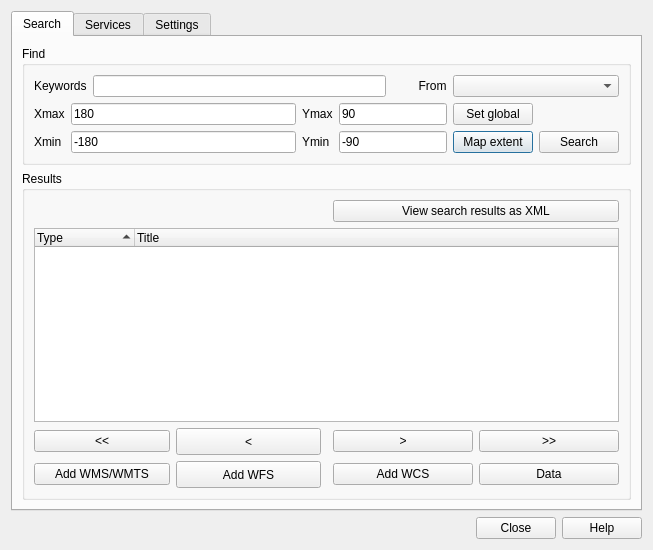
<?xml version="1.0" encoding="UTF-8"?>
<ui version="4.0">
 <class>MetaSearchDialog</class>
 <widget class="QDialog" name="MetaSearchDialog">
  <property name="geometry">
   <rect>
    <x>0</x>
    <y>0</y>
    <width>653</width>
    <height>550</height>
   </rect>
  </property>
  <property name="windowTitle">
   <string>MetaSearch</string>
  </property>
  <layout class="QVBoxLayout" name="verticalLayout">
   <item>
    <widget class="QTabWidget" name="tabWidget">
     <property name="currentIndex">
      <number>0</number>
     </property>
     <widget class="QWidget" name="tabSearch">
      <attribute name="title">
       <string>Search</string>
      </attribute>
      <layout class="QVBoxLayout" name="verticalLayout_2">
       <item>
        <widget class="QGroupBox" name="groupBox">
         <property name="sizePolicy">
          <sizepolicy hsizetype="Expanding" vsizetype="Fixed">
           <horstretch>0</horstretch>
           <verstretch>0</verstretch>
          </sizepolicy>
         </property>
         <property name="title">
          <string>Find</string>
         </property>
         <layout class="QGridLayout" name="gridLayout_3">
          <item row="0" column="1">
           <widget class="QLineEdit" name="leKeywords">
            <property name="sizePolicy">
             <sizepolicy hsizetype="Expanding" vsizetype="Fixed">
              <horstretch>0</horstretch>
              <verstretch>0</verstretch>
             </sizepolicy>
            </property>
           </widget>
          </item>
          <item row="0" column="0">
           <widget class="QLabel" name="label_3">
            <property name="text">
             <string>Keywords</string>
            </property>
           </widget>
          </item>
          <item row="2" column="3" colspan="2">
           <widget class="QPushButton" name="btnCanvasBbox">
            <property name="text">
             <string>Map extent</string>
            </property>
           </widget>
          </item>
          <item row="2" column="5">
           <widget class="QPushButton" name="btnSearch">
            <property name="text">
             <string>Search</string>
            </property>
           </widget>
          </item>
          <item row="1" column="3" colspan="2">
           <widget class="QPushButton" name="btnGlobalBbox">
            <property name="text">
             <string>Set global</string>
            </property>
           </widget>
          </item>
          <item row="0" column="3" colspan="3">
           <widget class="QComboBox" name="cmbConnectionsSearch">
            <property name="sizePolicy">
             <sizepolicy hsizetype="Expanding" vsizetype="Fixed">
              <horstretch>0</horstretch>
              <verstretch>0</verstretch>
             </sizepolicy>
            </property>
           </widget>
          </item>
          <item row="1" column="0" rowspan="2" colspan="3">
           <layout class="QGridLayout" name="gridLayout_2">
            <item row="0" column="0">
             <widget class="QLabel" name="label_4">
              <property name="text">
               <string>Xmax</string>
              </property>
             </widget>
            </item>
            <item row="0" column="1">
             <widget class="QLineEdit" name="leEast">
              <property name="enabled">
               <bool>true</bool>
              </property>
              <property name="minimumSize">
               <size>
                <width>85</width>
                <height>0</height>
               </size>
              </property>
              <property name="text">
               <string>180</string>
              </property>
             </widget>
            </item>
            <item row="0" column="2">
             <widget class="QLabel" name="label_7">
              <property name="text">
               <string>Ymax</string>
              </property>
             </widget>
            </item>
            <item row="0" column="3" colspan="2">
             <widget class="QLineEdit" name="leNorth">
              <property name="minimumSize">
               <size>
                <width>85</width>
                <height>0</height>
               </size>
              </property>
              <property name="text">
               <string>90</string>
              </property>
             </widget>
            </item>
            <item row="1" column="0">
             <widget class="QLabel" name="label_6">
              <property name="text">
               <string>Xmin</string>
              </property>
             </widget>
            </item>
            <item row="1" column="1">
             <widget class="QLineEdit" name="leWest">
              <property name="minimumSize">
               <size>
                <width>85</width>
                <height>0</height>
               </size>
              </property>
              <property name="text">
               <string>-180</string>
              </property>
             </widget>
            </item>
            <item row="1" column="2">
             <widget class="QLabel" name="label_8">
              <property name="text">
               <string>Ymin</string>
              </property>
             </widget>
            </item>
            <item row="1" column="3" colspan="2">
             <widget class="QLineEdit" name="leSouth">
              <property name="minimumSize">
               <size>
                <width>85</width>
                <height>0</height>
               </size>
              </property>
              <property name="text">
               <string>-90</string>
              </property>
             </widget>
            </item>
           </layout>
          </item>
          <item row="0" column="2">
           <widget class="QLabel" name="label">
            <property name="text">
             <string>        From</string>
            </property>
           </widget>
          </item>
         </layout>
        </widget>
       </item>
       <item>
        <widget class="QGroupBox" name="groupBox_2">
         <property name="sizePolicy">
          <sizepolicy hsizetype="Preferred" vsizetype="Expanding">
           <horstretch>0</horstretch>
           <verstretch>0</verstretch>
          </sizepolicy>
         </property>
         <property name="title">
          <string>Results</string>
         </property>
         <layout class="QGridLayout" name="gridLayout_5">
          <item row="0" column="0" colspan="3">
           <widget class="QLabel" name="lblResults">
            <property name="text">
             <string/>
            </property>
           </widget>
          </item>
          <item row="1" column="0" colspan="5">
           <widget class="QTreeWidget" name="treeRecords">
            <property name="toolTip">
             <string>Double click to see full record information</string>
            </property>
            <property name="editTriggers">
             <set>QAbstractItemView::NoEditTriggers</set>
            </property>
            <property name="alternatingRowColors">
             <bool>true</bool>
            </property>
            <property name="rootIsDecorated">
             <bool>false</bool>
            </property>
            <property name="itemsExpandable">
             <bool>false</bool>
            </property>
            <property name="sortingEnabled">
             <bool>true</bool>
            </property>
            <property name="allColumnsShowFocus">
             <bool>true</bool>
            </property>
            <attribute name="headerStretchLastSection">
             <bool>true</bool>
            </attribute>
            <column>
             <property name="text">
              <string>Type</string>
             </property>
            </column>
            <column>
             <property name="text">
              <string>Title</string>
             </property>
            </column>
           </widget>
          </item>
          <item row="2" column="1">
           <widget class="QPushButton" name="btnPrev">
            <property name="minimumSize">
             <size>
              <width>145</width>
              <height>27</height>
             </size>
            </property>
            <property name="text">
             <string>&lt;</string>
            </property>
           </widget>
          </item>
          <item row="0" column="3" colspan="2">
           <widget class="QPushButton" name="btnShowXml">
            <property name="text">
             <string>View search results as XML</string>
            </property>
           </widget>
          </item>
          <item row="2" column="0">
           <widget class="QPushButton" name="btnFirst">
            <property name="text">
             <string>&lt;&lt;</string>
            </property>
           </widget>
          </item>
          <item row="4" column="0">
           <widget class="QPushButton" name="btnAddToWms">
            <property name="sizePolicy">
             <sizepolicy hsizetype="Expanding" vsizetype="Fixed">
              <horstretch>0</horstretch>
              <verstretch>0</verstretch>
             </sizepolicy>
            </property>
            <property name="text">
             <string>Add WMS/WMTS</string>
            </property>
           </widget>
          </item>
          <item row="4" column="1">
           <widget class="QPushButton" name="btnAddToWfs">
            <property name="sizePolicy">
             <sizepolicy hsizetype="Expanding" vsizetype="Fixed">
              <horstretch>0</horstretch>
              <verstretch>0</verstretch>
             </sizepolicy>
            </property>
            <property name="minimumSize">
             <size>
              <width>145</width>
              <height>27</height>
             </size>
            </property>
            <property name="text">
             <string>Add WFS</string>
            </property>
           </widget>
          </item>
          <item row="2" column="4">
           <widget class="QPushButton" name="btnLast">
            <property name="minimumSize">
             <size>
              <width>140</width>
              <height>0</height>
             </size>
            </property>
            <property name="text">
             <string>&gt;&gt;</string>
            </property>
           </widget>
          </item>
          <item row="4" column="3">
           <widget class="QPushButton" name="btnAddToWcs">
            <property name="sizePolicy">
             <sizepolicy hsizetype="Expanding" vsizetype="Fixed">
              <horstretch>0</horstretch>
              <verstretch>0</verstretch>
             </sizepolicy>
            </property>
            <property name="text">
             <string>Add WCS</string>
            </property>
           </widget>
          </item>
          <item row="2" column="3">
           <widget class="QPushButton" name="btnNext">
            <property name="minimumSize">
             <size>
              <width>140</width>
              <height>0</height>
             </size>
            </property>
            <property name="text">
             <string>&gt;</string>
            </property>
           </widget>
          </item>
          <item row="4" column="4">
           <widget class="QPushButton" name="btnData">
            <property name="sizePolicy">
             <sizepolicy hsizetype="Expanding" vsizetype="Fixed">
              <horstretch>0</horstretch>
              <verstretch>0</verstretch>
             </sizepolicy>
            </property>
            <property name="text">
             <string>Data</string>
            </property>
           </widget>
          </item>
         </layout>
         <zorder>treeRecords</zorder>
         <zorder>lblResults</zorder>
         <zorder>btnPrev</zorder>
         <zorder>btnFirst</zorder>
         <zorder>btnShowXml</zorder>
         <zorder>btnAddToWms</zorder>
         <zorder>btnAddToWfs</zorder>
         <zorder>btnLast</zorder>
         <zorder>btnAddToWcs</zorder>
         <zorder>btnNext</zorder>
         <zorder>btnData</zorder>
        </widget>
       </item>
      </layout>
     </widget>
     <widget class="QWidget" name="tabServers">
      <attribute name="title">
       <string>Services</string>
      </attribute>
      <layout class="QGridLayout" name="gridLayout">
       <item row="0" column="0" colspan="5">
        <widget class="QComboBox" name="cmbConnectionsServices"/>
       </item>
       <item row="1" column="0">
        <widget class="QPushButton" name="btnServerInfo">
         <property name="text">
          <string>Service info</string>
         </property>
        </widget>
       </item>
       <item row="1" column="1" colspan="2">
        <widget class="QPushButton" name="btnCapabilities">
         <property name="text">
          <string>GetCapabilities response</string>
         </property>
        </widget>
       </item>
       <item row="2" column="0">
        <widget class="QPushButton" name="btnNew">
         <property name="text">
          <string>New</string>
         </property>
        </widget>
       </item>
       <item row="2" column="1">
        <widget class="QPushButton" name="btnEdit">
         <property name="text">
          <string>Edit</string>
         </property>
        </widget>
       </item>
       <item row="2" column="2">
        <widget class="QPushButton" name="btnDelete">
         <property name="text">
          <string>Delete</string>
         </property>
        </widget>
       </item>
       <item row="2" column="4">
        <widget class="QPushButton" name="btnSave">
         <property name="text">
          <string>Save</string>
         </property>
        </widget>
       </item>
       <item row="3" column="0" colspan="5">
        <widget class="QTextBrowser" name="textMetadata">
         <property name="openExternalLinks">
          <bool>true</bool>
         </property>
        </widget>
       </item>
       <item row="1" column="3" colspan="2">
        <widget class="QPushButton" name="btnAddDefault">
         <property name="text">
          <string>Add default services</string>
         </property>
        </widget>
       </item>
       <item row="2" column="3">
        <widget class="QPushButton" name="btnLoad">
         <property name="text">
          <string>Load</string>
         </property>
        </widget>
       </item>
      </layout>
     </widget>
     <widget class="QWidget" name="tabSettings">
      <attribute name="title">
       <string>Settings</string>
      </attribute>
      <widget class="QGroupBox" name="saveStrategyGroup">
       <property name="geometry">
        <rect>
         <x>10</x>
         <y>10</y>
         <width>571</width>
         <height>131</height>
        </rect>
       </property>
       <property name="title">
        <string>Connection naming</string>
       </property>
       <layout class="QVBoxLayout" name="verticalLayout_3">
        <item>
         <widget class="QLabel" name="lblSaveStrategy">
          <property name="text">
           <string>When saving the connection of an OWS service</string>
          </property>
         </widget>
        </item>
        <item>
         <widget class="QRadioButton" name="radioTitleAsk">
          <property name="text">
           <string>Use the OWS Service Title and ask before overwriting</string>
          </property>
          <property name="checked">
           <bool>true</bool>
          </property>
         </widget>
        </item>
        <item>
         <widget class="QRadioButton" name="radioTitleNoAsk">
          <property name="text">
           <string>Use the OWS Service Title and always overwrite if already available</string>
          </property>
         </widget>
        </item>
        <item>
         <widget class="QRadioButton" name="radioTempName">
          <property name="text">
           <string>Use a temporary name, which you can change later</string>
          </property>
         </widget>
        </item>
        <item>
         <spacer name="verticalSpacer">
          <property name="orientation">
           <enum>Qt::Vertical</enum>
          </property>
          <property name="sizeHint" stdset="0">
           <size>
            <width>20</width>
            <height>40</height>
           </size>
          </property>
         </spacer>
        </item>
       </layout>
      </widget>
      <widget class="QGroupBox" name="groupBox_3">
       <property name="geometry">
        <rect>
         <x>10</x>
         <y>150</y>
         <width>571</width>
         <height>71</height>
        </rect>
       </property>
       <property name="title">
        <string>Results paging</string>
       </property>
       <widget class="QLabel" name="label_5">
        <property name="geometry">
         <rect>
          <x>10</x>
          <y>30</y>
          <width>41</width>
          <height>26</height>
         </rect>
        </property>
        <property name="text">
         <string>Show</string>
        </property>
       </widget>
       <widget class="QSpinBox" name="spnRecords">
        <property name="geometry">
         <rect>
          <x>60</x>
          <y>30</y>
          <width>104</width>
          <height>26</height>
         </rect>
        </property>
       </widget>
       <widget class="QLabel" name="label_2">
        <property name="geometry">
         <rect>
          <x>170</x>
          <y>30</y>
          <width>229</width>
          <height>26</height>
         </rect>
        </property>
        <property name="text">
         <string>results at a time</string>
        </property>
        <property name="alignment">
         <set>Qt::AlignLeading|Qt::AlignLeft|Qt::AlignVCenter</set>
        </property>
       </widget>
      </widget>
     </widget>
    </widget>
   </item>
   <item>
    <widget class="QDialogButtonBox" name="buttonBox">
     <property name="orientation">
      <enum>Qt::Horizontal</enum>
     </property>
     <property name="standardButtons">
      <set>QDialogButtonBox::Close|QDialogButtonBox::Help</set>
     </property>
    </widget>
   </item>
  </layout>
 </widget>
 <resources/>
 <connections>
  <connection>
   <sender>buttonBox</sender>
   <signal>accepted()</signal>
   <receiver>MetaSearchDialog</receiver>
   <slot>accept()</slot>
   <hints>
    <hint type="sourcelabel">
     <x>248</x>
     <y>254</y>
    </hint>
    <hint type="destinationlabel">
     <x>157</x>
     <y>274</y>
    </hint>
   </hints>
  </connection>
  <connection>
   <sender>buttonBox</sender>
   <signal>rejected()</signal>
   <receiver>MetaSearchDialog</receiver>
   <slot>reject()</slot>
   <hints>
    <hint type="sourcelabel">
     <x>316</x>
     <y>260</y>
    </hint>
    <hint type="destinationlabel">
     <x>286</x>
     <y>274</y>
    </hint>
   </hints>
  </connection>
 </connections>
</ui>
